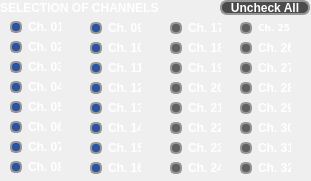
         <widget class="QFrame" name="channel_config_area">
          <property name="geometry">
           <rect>
            <x>10</x>
            <y>230</y>
            <width>311</width>
            <height>181</height>
           </rect>
          </property>
          <property name="styleSheet">
           <string notr="true">QLabel{color:#FFFFFF;font:7pt&quot;DejaVu Sans&quot;;font-weight:bold;}</string>
          </property>
          <widget class="QPushButton" name="check_all_button">
           <property name="geometry">
            <rect>
             <x>220</x>
             <y>0</y>
             <width>90</width>
             <height>15</height>
            </rect>
           </property>
           <property name="styleSheet">
            <string notr="true">QPushButton{border:2px solid #969696;border-radius:7px;background-color:#4B4B4B;color:#FFFFFF;font:6pt&quot;helvetica&quot;;font-weight:bold;}QPushButton:pressed{border:2px solid #A21F27;border-radius:8px;background-color:#A21F27;color:#FFFFFF;}</string>
           </property>
           <property name="text">
            <string notr="true">Uncheck All</string>
           </property>
          </widget>
          <widget class="QFrame" name="channel_08_area">
           <property name="geometry">
            <rect>
             <x>0</x>
             <y>19</y>
             <width>80</width>
             <height>161</height>
            </rect>
           </property>
           <property name="styleSheet">
            <string notr="true">QRadioButton{color:#FFFFFF;font:7pt&quot;DejaVu Sans&quot;;font-weight:bold;}QRadioButton::indicator::checked{border:2px solid #969696;border-radius:5px;background-color:#2C53A1;width:8px;height:8px;}QRadioButton::indicator::unchecked{border:2px solid #969696;border-radius:5px;background-color:#969696;width:8px;height:8px;}QRadioButton::indicator::!enabled{border:2px solid #969696;border-radius:5px;	background-color:#606060;width:8px;height:8px;color:#606060;}</string>
           </property>
           <property name="frameShape">
            <enum>QFrame::NoFrame</enum>
           </property>
           <property name="frameShadow">
            <enum>QFrame::Raised</enum>
           </property>
           <widget class="QRadioButton" name="C03_button">
            <property name="geometry">
             <rect>
              <x>10</x>
              <y>40</y>
              <width>51</width>
              <height>16</height>
             </rect>
            </property>
            <property name="text">
             <string notr="true">Ch. 03</string>
            </property>
            <property name="checkable">
             <bool>true</bool>
            </property>
            <property name="checked">
             <bool>true</bool>
            </property>
            <property name="autoExclusive">
             <bool>false</bool>
            </property>
           </widget>
           <widget class="QRadioButton" name="C08_button">
            <property name="geometry">
             <rect>
              <x>10</x>
              <y>140</y>
              <width>51</width>
              <height>16</height>
             </rect>
            </property>
            <property name="text">
             <string notr="true">Ch. 08</string>
            </property>
            <property name="checkable">
             <bool>true</bool>
            </property>
            <property name="checked">
             <bool>true</bool>
            </property>
            <property name="autoExclusive">
             <bool>false</bool>
            </property>
           </widget>
           <widget class="QRadioButton" name="C05_button">
            <property name="geometry">
             <rect>
              <x>10</x>
              <y>80</y>
              <width>51</width>
              <height>16</height>
             </rect>
            </property>
            <property name="text">
             <string notr="true">Ch. 05</string>
            </property>
            <property name="checkable">
             <bool>true</bool>
            </property>
            <property name="checked">
             <bool>true</bool>
            </property>
            <property name="autoExclusive">
             <bool>false</bool>
            </property>
           </widget>
           <widget class="QRadioButton" name="C01_button">
            <property name="geometry">
             <rect>
              <x>10</x>
              <y>0</y>
              <width>51</width>
              <height>16</height>
             </rect>
            </property>
            <property name="text">
             <string notr="true">Ch. 01</string>
            </property>
            <property name="checkable">
             <bool>true</bool>
            </property>
            <property name="checked">
             <bool>true</bool>
            </property>
            <property name="autoExclusive">
             <bool>false</bool>
            </property>
           </widget>
           <widget class="QRadioButton" name="C04_button">
            <property name="geometry">
             <rect>
              <x>10</x>
              <y>60</y>
              <width>51</width>
              <height>16</height>
             </rect>
            </property>
            <property name="text">
             <string notr="true">Ch. 04</string>
            </property>
            <property name="checkable">
             <bool>true</bool>
            </property>
            <property name="checked">
             <bool>true</bool>
            </property>
            <property name="autoExclusive">
             <bool>false</bool>
            </property>
           </widget>
           <widget class="QRadioButton" name="C02_button">
            <property name="geometry">
             <rect>
              <x>10</x>
              <y>20</y>
              <width>51</width>
              <height>16</height>
             </rect>
            </property>
            <property name="text">
             <string notr="true">Ch. 02</string>
            </property>
            <property name="checkable">
             <bool>true</bool>
            </property>
            <property name="checked">
             <bool>true</bool>
            </property>
            <property name="autoExclusive">
             <bool>false</bool>
            </property>
           </widget>
           <widget class="QRadioButton" name="C07_button">
            <property name="geometry">
             <rect>
              <x>10</x>
              <y>120</y>
              <width>51</width>
              <height>16</height>
             </rect>
            </property>
            <property name="text">
             <string notr="true">Ch. 07</string>
            </property>
            <property name="checkable">
             <bool>true</bool>
            </property>
            <property name="checked">
             <bool>true</bool>
            </property>
            <property name="autoExclusive">
             <bool>false</bool>
            </property>
           </widget>
           <widget class="QRadioButton" name="C06_button">
            <property name="geometry">
             <rect>
              <x>10</x>
              <y>100</y>
              <width>51</width>
              <height>16</height>
             </rect>
            </property>
            <property name="text">
             <string notr="true">Ch. 06</string>
            </property>
            <property name="checkable">
             <bool>true</bool>
            </property>
            <property name="checked">
             <bool>true</bool>
            </property>
            <property name="autoExclusive">
             <bool>false</bool>
            </property>
           </widget>
          </widget>
          <widget class="QFrame" name="channel_16_area">
           <property name="geometry">
            <rect>
             <x>80</x>
             <y>20</y>
             <width>81</width>
             <height>160</height>
            </rect>
           </property>
           <property name="styleSheet">
            <string notr="true">QRadioButton{color:#FFFFFF;font:7pt&quot;DejaVu Sans&quot;;font-weight:bold;}QRadioButton::indicator::checked{border:2px solid #969696;border-radius:5px;background-color:#2C53A1;width:8px;height:8px;}QRadioButton::indicator::unchecked{border:2px solid #969696;border-radius:5px;background-color:#969696;width:8px;height:8px;}QRadioButton::indicator::!enabled{border:2px solid #969696;border-radius:5px;	background-color:#606060;width:8px;height:8px;color:#606060;}</string>
           </property>
           <property name="frameShape">
            <enum>QFrame::NoFrame</enum>
           </property>
           <property name="frameShadow">
            <enum>QFrame::Raised</enum>
           </property>
           <widget class="QRadioButton" name="C15_button">
            <property name="geometry">
             <rect>
              <x>10</x>
              <y>120</y>
              <width>51</width>
              <height>16</height>
             </rect>
            </property>
            <property name="text">
             <string notr="true">Ch. 15</string>
            </property>
            <property name="checkable">
             <bool>true</bool>
            </property>
            <property name="checked">
             <bool>true</bool>
            </property>
            <property name="autoExclusive">
             <bool>false</bool>
            </property>
           </widget>
           <widget class="QRadioButton" name="C12_button">
            <property name="geometry">
             <rect>
              <x>10</x>
              <y>60</y>
              <width>51</width>
              <height>16</height>
             </rect>
            </property>
            <property name="text">
             <string notr="true">Ch. 12</string>
            </property>
            <property name="checkable">
             <bool>true</bool>
            </property>
            <property name="checked">
             <bool>true</bool>
            </property>
            <property name="autoExclusive">
             <bool>false</bool>
            </property>
           </widget>
           <widget class="QRadioButton" name="C16_button">
            <property name="geometry">
             <rect>
              <x>10</x>
              <y>140</y>
              <width>51</width>
              <height>16</height>
             </rect>
            </property>
            <property name="text">
             <string notr="true">Ch. 16</string>
            </property>
            <property name="checkable">
             <bool>true</bool>
            </property>
            <property name="checked">
             <bool>true</bool>
            </property>
            <property name="autoExclusive">
             <bool>false</bool>
            </property>
           </widget>
           <widget class="QRadioButton" name="C09_button">
            <property name="geometry">
             <rect>
              <x>10</x>
              <y>0</y>
              <width>51</width>
              <height>16</height>
             </rect>
            </property>
            <property name="text">
             <string notr="true">Ch. 09</string>
            </property>
            <property name="checkable">
             <bool>true</bool>
            </property>
            <property name="checked">
             <bool>true</bool>
            </property>
            <property name="autoExclusive">
             <bool>false</bool>
            </property>
           </widget>
           <widget class="QRadioButton" name="C10_button">
            <property name="geometry">
             <rect>
              <x>10</x>
              <y>20</y>
              <width>51</width>
              <height>16</height>
             </rect>
            </property>
            <property name="text">
             <string notr="true">Ch. 10</string>
            </property>
            <property name="checkable">
             <bool>true</bool>
            </property>
            <property name="checked">
             <bool>true</bool>
            </property>
            <property name="autoExclusive">
             <bool>false</bool>
            </property>
           </widget>
           <widget class="QRadioButton" name="C13_button">
            <property name="geometry">
             <rect>
              <x>10</x>
              <y>80</y>
              <width>51</width>
              <height>16</height>
             </rect>
            </property>
            <property name="text">
             <string notr="true">Ch. 13</string>
            </property>
            <property name="checkable">
             <bool>true</bool>
            </property>
            <property name="checked">
             <bool>true</bool>
            </property>
            <property name="autoExclusive">
             <bool>false</bool>
            </property>
           </widget>
           <widget class="QRadioButton" name="C11_button">
            <property name="geometry">
             <rect>
              <x>10</x>
              <y>40</y>
              <width>51</width>
              <height>16</height>
             </rect>
            </property>
            <property name="text">
             <string notr="true">Ch. 11</string>
            </property>
            <property name="checkable">
             <bool>true</bool>
            </property>
            <property name="checked">
             <bool>true</bool>
            </property>
            <property name="autoExclusive">
             <bool>false</bool>
            </property>
           </widget>
           <widget class="QRadioButton" name="C14_button">
            <property name="geometry">
             <rect>
              <x>10</x>
              <y>100</y>
              <width>51</width>
              <height>16</height>
             </rect>
            </property>
            <property name="text">
             <string notr="true">Ch. 14</string>
            </property>
            <property name="checkable">
             <bool>true</bool>
            </property>
            <property name="checked">
             <bool>true</bool>
            </property>
            <property name="autoExclusive">
             <bool>false</bool>
            </property>
           </widget>
          </widget>
          <widget class="QFrame" name="channel_32_area">
           <property name="enabled">
            <bool>false</bool>
           </property>
           <property name="geometry">
            <rect>
             <x>160</x>
             <y>20</y>
             <width>150</width>
             <height>160</height>
            </rect>
           </property>
           <property name="styleSheet">
            <string notr="true">QRadioButton{color:#FFFFFF;font:7pt&quot;DejaVu Sans&quot;;font-weight:bold;}QRadioButton::indicator::checked{border:2px solid #969696;border-radius:5px;background-color:#2C53A1;width:8px;height:8px;}QRadioButton::indicator::unchecked{border:2px solid #969696;border-radius:5px;background-color:#969696;width:8px;height:8px;}QRadioButton::indicator::!enabled{border:2px solid #969696;border-radius:5px;	background-color:#606060;width:8px;height:8px;color:#606060;}</string>
           </property>
           <property name="frameShape">
            <enum>QFrame::NoFrame</enum>
           </property>
           <property name="frameShadow">
            <enum>QFrame::Raised</enum>
           </property>
           <widget class="QRadioButton" name="C27_button">
            <property name="geometry">
             <rect>
              <x>80</x>
              <y>40</y>
              <width>51</width>
              <height>16</height>
             </rect>
            </property>
            <property name="text">
             <string notr="true">Ch. 27</string>
            </property>
            <property name="checkable">
             <bool>true</bool>
            </property>
            <property name="checked">
             <bool>true</bool>
            </property>
            <property name="autoExclusive">
             <bool>false</bool>
            </property>
           </widget>
           <widget class="QRadioButton" name="C31_button">
            <property name="geometry">
             <rect>
              <x>80</x>
              <y>120</y>
              <width>51</width>
              <height>16</height>
             </rect>
            </property>
            <property name="baseSize">
             <size>
              <width>0</width>
              <height>0</height>
             </size>
            </property>
            <property name="text">
             <string notr="true">Ch. 31</string>
            </property>
            <property name="checkable">
             <bool>true</bool>
            </property>
            <property name="checked">
             <bool>true</bool>
            </property>
            <property name="autoExclusive">
             <bool>false</bool>
            </property>
           </widget>
           <widget class="QRadioButton" name="C28_button">
            <property name="geometry">
             <rect>
              <x>80</x>
              <y>60</y>
              <width>51</width>
              <height>16</height>
             </rect>
            </property>
            <property name="text">
             <string notr="true">Ch. 28</string>
            </property>
            <property name="checkable">
             <bool>true</bool>
            </property>
            <property name="checked">
             <bool>true</bool>
            </property>
            <property name="autoExclusive">
             <bool>false</bool>
            </property>
           </widget>
           <widget class="QRadioButton" name="C24_button">
            <property name="geometry">
             <rect>
              <x>10</x>
              <y>140</y>
              <width>51</width>
              <height>16</height>
             </rect>
            </property>
            <property name="text">
             <string notr="true">Ch. 24</string>
            </property>
            <property name="checkable">
             <bool>true</bool>
            </property>
            <property name="checked">
             <bool>true</bool>
            </property>
            <property name="autoExclusive">
             <bool>false</bool>
            </property>
           </widget>
           <widget class="QRadioButton" name="C23_button">
            <property name="geometry">
             <rect>
              <x>10</x>
              <y>120</y>
              <width>51</width>
              <height>16</height>
             </rect>
            </property>
            <property name="text">
             <string notr="true">Ch. 23</string>
            </property>
            <property name="checkable">
             <bool>true</bool>
            </property>
            <property name="checked">
             <bool>true</bool>
            </property>
            <property name="autoExclusive">
             <bool>false</bool>
            </property>
           </widget>
           <widget class="QRadioButton" name="C26_button">
            <property name="geometry">
             <rect>
              <x>80</x>
              <y>20</y>
              <width>51</width>
              <height>16</height>
             </rect>
            </property>
            <property name="cursor">
             <cursorShape>UpArrowCursor</cursorShape>
            </property>
            <property name="text">
             <string notr="true">Ch. 26</string>
            </property>
            <property name="checkable">
             <bool>true</bool>
            </property>
            <property name="checked">
             <bool>true</bool>
            </property>
            <property name="autoExclusive">
             <bool>false</bool>
            </property>
           </widget>
           <widget class="QRadioButton" name="C29_button">
            <property name="geometry">
             <rect>
              <x>80</x>
              <y>80</y>
              <width>51</width>
              <height>16</height>
             </rect>
            </property>
            <property name="text">
             <string notr="true">Ch. 29</string>
            </property>
            <property name="checkable">
             <bool>true</bool>
            </property>
            <property name="checked">
             <bool>true</bool>
            </property>
            <property name="autoExclusive">
             <bool>false</bool>
            </property>
           </widget>
           <widget class="QRadioButton" name="C21_button">
            <property name="geometry">
             <rect>
              <x>10</x>
              <y>80</y>
              <width>51</width>
              <height>16</height>
             </rect>
            </property>
            <property name="text">
             <string notr="true">Ch. 21</string>
            </property>
            <property name="checkable">
             <bool>true</bool>
            </property>
            <property name="checked">
             <bool>true</bool>
            </property>
            <property name="autoExclusive">
             <bool>false</bool>
            </property>
           </widget>
           <widget class="QRadioButton" name="C19_button">
            <property name="geometry">
             <rect>
              <x>10</x>
              <y>40</y>
              <width>51</width>
              <height>16</height>
             </rect>
            </property>
            <property name="text">
             <string notr="true">Ch. 19</string>
            </property>
            <property name="checkable">
             <bool>true</bool>
            </property>
            <property name="checked">
             <bool>true</bool>
            </property>
            <property name="autoExclusive">
             <bool>false</bool>
            </property>
           </widget>
           <widget class="QRadioButton" name="C32_button">
            <property name="geometry">
             <rect>
              <x>80</x>
              <y>140</y>
              <width>51</width>
              <height>16</height>
             </rect>
            </property>
            <property name="text">
             <string notr="true">Ch. 32</string>
            </property>
            <property name="checkable">
             <bool>true</bool>
            </property>
            <property name="checked">
             <bool>true</bool>
            </property>
            <property name="autoExclusive">
             <bool>false</bool>
            </property>
           </widget>
           <widget class="QRadioButton" name="C20_button">
            <property name="geometry">
             <rect>
              <x>10</x>
              <y>60</y>
              <width>51</width>
              <height>16</height>
             </rect>
            </property>
            <property name="text">
             <string notr="true">Ch. 20</string>
            </property>
            <property name="checkable">
             <bool>true</bool>
            </property>
            <property name="checked">
             <bool>true</bool>
            </property>
            <property name="autoExclusive">
             <bool>false</bool>
            </property>
           </widget>
           <widget class="QRadioButton" name="C25_button">
            <property name="geometry">
             <rect>
              <x>80</x>
              <y>0</y>
              <width>51</width>
              <height>16</height>
             </rect>
            </property>
            <property name="font">
             <font>
              <family>DejaVu Sans</family>
              <pointsize>7</pointsize>
              <weight>75</weight>
              <italic>false</italic>
              <bold>true</bold>
             </font>
            </property>
            <property name="text">
             <string notr="true">Ch. 25</string>
            </property>
            <property name="checkable">
             <bool>true</bool>
            </property>
            <property name="checked">
             <bool>true</bool>
            </property>
            <property name="autoExclusive">
             <bool>false</bool>
            </property>
           </widget>
           <widget class="QRadioButton" name="C18_button">
            <property name="geometry">
             <rect>
              <x>10</x>
              <y>20</y>
              <width>51</width>
              <height>16</height>
             </rect>
            </property>
            <property name="text">
             <string notr="true">Ch. 18</string>
            </property>
            <property name="checkable">
             <bool>true</bool>
            </property>
            <property name="checked">
             <bool>true</bool>
            </property>
            <property name="autoExclusive">
             <bool>false</bool>
            </property>
           </widget>
           <widget class="QRadioButton" name="C22_button">
            <property name="geometry">
             <rect>
              <x>10</x>
              <y>100</y>
              <width>51</width>
              <height>16</height>
             </rect>
            </property>
            <property name="text">
             <string notr="true">Ch. 22</string>
            </property>
            <property name="checkable">
             <bool>true</bool>
            </property>
            <property name="checked">
             <bool>true</bool>
            </property>
            <property name="autoExclusive">
             <bool>false</bool>
            </property>
           </widget>
           <widget class="QRadioButton" name="C30_button">
            <property name="geometry">
             <rect>
              <x>80</x>
              <y>100</y>
              <width>51</width>
              <height>16</height>
             </rect>
            </property>
            <property name="text">
             <string notr="true">Ch. 30</string>
            </property>
            <property name="checkable">
             <bool>true</bool>
            </property>
            <property name="checked">
             <bool>true</bool>
            </property>
            <property name="autoExclusive">
             <bool>false</bool>
            </property>
           </widget>
           <widget class="QRadioButton" name="C17_button">
            <property name="geometry">
             <rect>
              <x>10</x>
              <y>0</y>
              <width>51</width>
              <height>16</height>
             </rect>
            </property>
            <property name="text">
             <string notr="true">Ch. 17</string>
            </property>
            <property name="checkable">
             <bool>true</bool>
            </property>
            <property name="checked">
             <bool>true</bool>
            </property>
            <property name="autoExclusive">
             <bool>false</bool>
            </property>
           </widget>
          </widget>
          <widget class="QLabel" name="label_30">
           <property name="geometry">
            <rect>
             <x>0</x>
             <y>0</y>
             <width>180</width>
             <height>15</height>
            </rect>
           </property>
           <property name="text">
            <string notr="true">SELECTION OF CHANNELS</string>
           </property>
           <property name="alignment">
            <set>Qt::AlignLeading|Qt::AlignLeft|Qt::AlignVCenter</set>
           </property>
          </widget>
         </widget>
